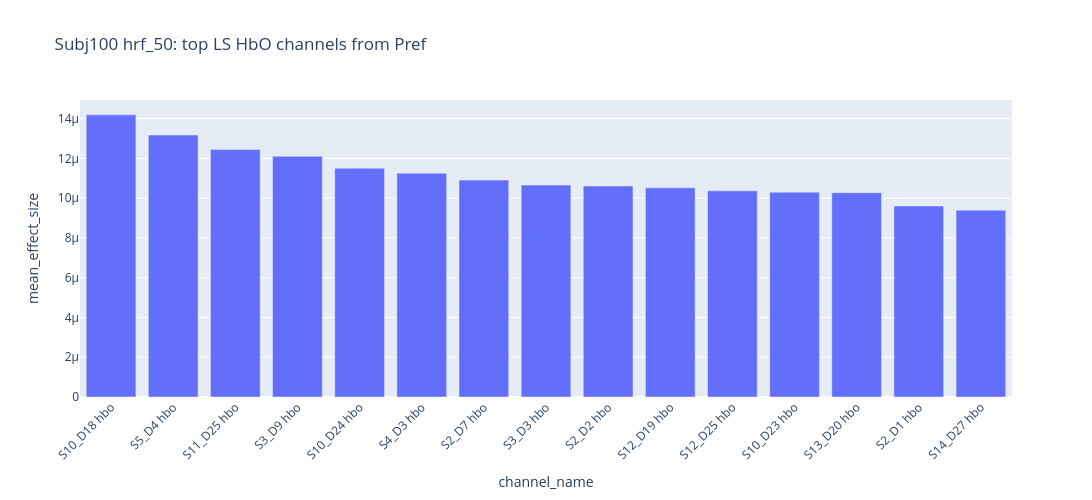

The cell this chart's notebook holds for it:
### Code cell
# %%
reference_channel_rank_figure = px.bar(
    reference_channel_effect_df.head(15),
    x="channel_name",
    y="mean_effect_size",
    title=f"{subject_name} {file_label}: top LS HbO channels from Pref",
)

reference_channel_rank_figure.update_layout(
    width=1100,
    height=500,
    xaxis_tickangle=-45,
)

reference_channel_rank_figure.show()

### Figure 1 — Plotly figure (JSON) as saved in the notebook; plotly's stock layout.template omitted (floating-point values rounded to 4 significant figures)
{"data": [{"hovertemplate": "channel_name=%{x}<br>mean_effect_size=%{y}<extra></extra>", "legendgroup": "", "marker": {"color": "#636efa", "pattern": {"shape": ""}}, "name": "", "orientation": "v", "showlegend": false, "textposition": "auto", "type": "bar", "x": ["S10_D18 hbo", "S5_D4 hbo", "S11_D25 hbo", "S3_D9 hbo", "S10_D24 hbo", "S4_D3 hbo", "S2_D7 hbo", "S3_D3 hbo", "S2_D2 hbo", "S12_D19 hbo", "S12_D25 hbo", "S10_D23 hbo", "S13_D20 hbo", "S2_D1 hbo", "S14_D27 hbo"], "xaxis": "x", "y": [1.419e-05, 1.318e-05, 1.245e-05, 1.21e-05, 1.151e-05, 1.126e-05, 1.091e-05, 1.066e-05, 1.061e-05, 1.052e-05, 1.037e-05, 1.03e-05, 1.027e-05, 9.603e-06, 9.395e-06], "yaxis": "y"}], "layout": {"barmode": "relative", "height": 500, "legend": {"tracegroupgap": 0}, "title": {"text": "Subj100 hrf_50: top LS HbO channels from Pref"}, "width": 1100, "xaxis": {"anchor": "y", "domain": [0, 1], "tickangle": -45, "title": {"text": "channel_name"}}, "yaxis": {"anchor": "x", "domain": [0, 1], "title": {"text": "mean_effect_size"}}}}
